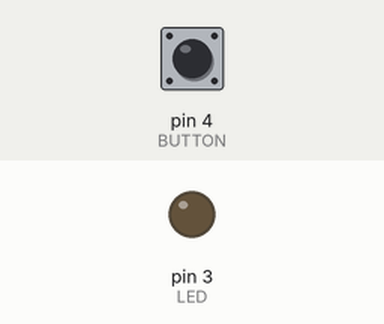
Recording of a sketch running on a simulated Arduino Uno, built with avr-gcc and run on an emulated ATmega328P. On the bench: output pins drawn as LEDs (lit = HIGH). The test bench sets the inputs (shaded band); at power-on: pin 4 (BUTTON) LOW.

Above: at 1.2 s.
1.3 s: pin 4 (BUTTON) pulled HIGH for 0.15 s
At 1.37 s:
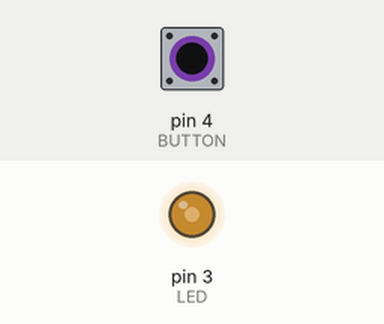
2.9 s: pin 4 (BUTTON) pulled HIGH for 3.2 s
At 7.0 s:
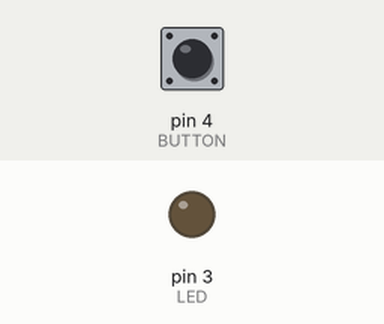
Timing chart, 0 to 8.5 s (numbered marks = the images above; inputs shaded):
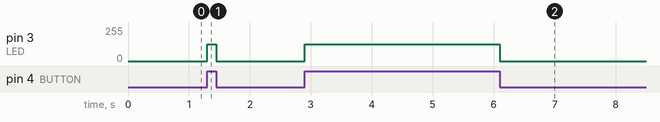

Measured:
- after the input at 1.3 s, pin 3 (LED): 0/255 → 127/255 at once, → 0/255 0.15 s later
- after the input at 2.9 s, pin 3 (LED): 0/255 → 127/255 at once, → 0/255 3.2 s later

The sketch:

led-test.ino
```cpp
int LED = 3;
int BUTTON = 4;

void setup() {
  Serial.begin(9600);
  pinMode(LED, OUTPUT);
  pinMode(BUTTON, INPUT);

}

void loop() {

/*
  if (digitalRead(BUTTON) == LOW) {
    for (int i = 0; i < 128; i++) {
      Serial.println(i);
      analogWrite(LED, i);
      //delay(1);
    }
    analogWrite(LED, LOW);
    delay(1);
  } else {
    analogWrite(LED, LOW);
  }
  */

if (digitalRead(BUTTON) == HIGH) {
  analogWrite(LED, 127);
} else {

  analogWrite(LED,0);
}


}
```
